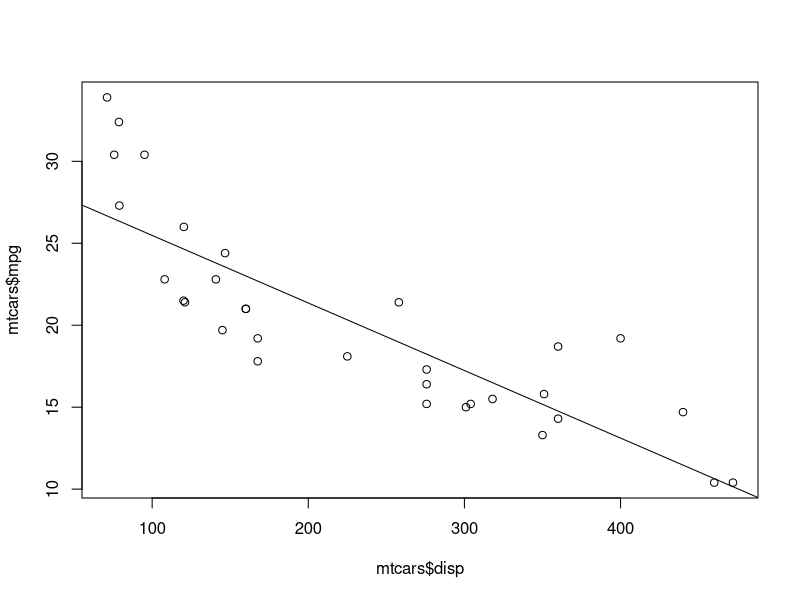
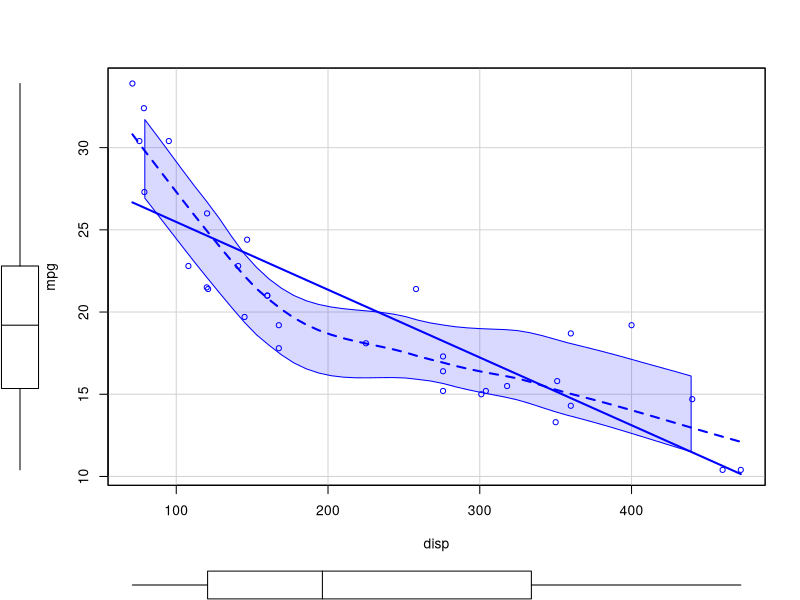
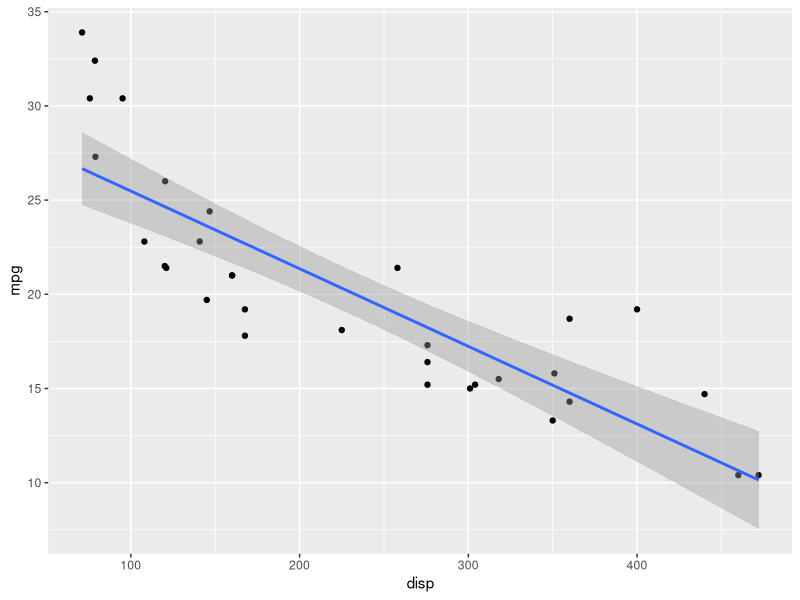

Recreate these plots in R, in order.
## ---- chunk 1
knitr::opts_chunk$set(echo = TRUE, comment = "", message = FALSE, warning = FALSE)
## ---- chunk 2
plot(mtcars$disp, mtcars$mpg)
abline(lm(mpg ~ disp, data = mtcars))
## ---- chunk 3
library(car)
## ---- chunk 4
car::scatterplot(mpg ~ disp, 
            data = mtcars)
## ---- chunk 5
library(ggplot2)
## ---- chunk 6
ggplot(data = mtcars, 
       mapping = aes(x = disp, y = mpg)) +
  geom_point() +
  geom_smooth(method = "lm")
## ---- chunk 7
st_joe_land <- read.delim(file = "stJoeLand.csv", sep = ",")

st_joe_land <- read.csv(file = "stJoeLand.csv")
## ---- chunk 8
st_joe_land_readr <- readr::read_csv(file = "stJoeLand.csv")

st_joe_land_datatable <- data.table::fread(input = "stJoeLand.csv")
## ---- chunk 9
names(st_joe_land_datatable)[names(st_joe_land_datatable) == "Zip Code"] <- 
  "Zip_Code"
## ---- chunk 10
summary(as.factor(st_joe_land$school_district))
## ---- chunk 11
my_mean <- function(numbers) {
  # The length function gives the length
  # of a vector. Use nrow for number of
  # rows in a data.frame.
  numbers_length <- length(numbers)
  numbers_sum <- sum(numbers)
  numbers_average <- numbers_sum / numbers_length
  # The return function isn't strictly necessary,
  # but it is a safe way of handling this. You could
  # also just put numbers_average at the end and
  # it would print out.
  return(numbers_average)
}

my_mean(st_joe_land$sale_price)
## ---- chunk 12
mean_scaler <- function(numbers, center = TRUE) {
  if(center == TRUE) {
    result <- my_mean(numbers - my_mean(numbers))
  } else result <- my_mean(numbers)
  return(result)
}
## ---- chunk 13
apply(X = st_joe_land[, c("sale_price", "year_built")], 
      MARGIN = 2, 
      FUN = mean)

colMeans(st_joe_land[, c("sale_price", "year_built")])
